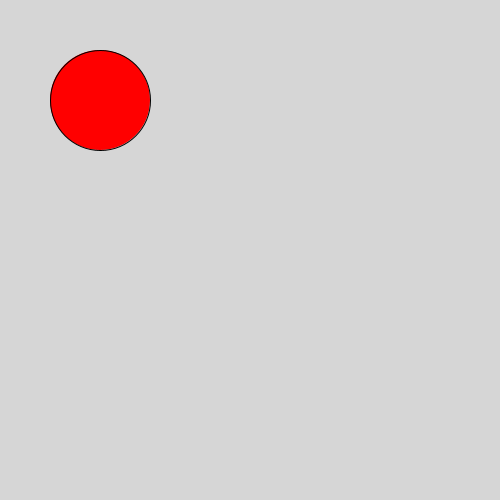
Frame 1 (no input)
Frame 60 (the mouse pressed at the canvas centre just before this capture): identical to frame 1, image omitted
Frame 120 (the mouse held since frame 60 and released just before this capture): identical to frame 1, image omitted

The Processing sketch that drew this single still picture (run headless with seeded random() and noise(); from frame 60 on, the mouse is pressed at the canvas centre):

// Processing sketch: slippery_dot
// ── slippery_dot.pde
/*** When you are done, this program will draw an ellipse 
     that jumps to new location each time you click on it.
***/
 
 // 1. Create three integer variables to represent the x, y, and the size of the ellipse
       int X = 100;
       int Y = 100;
       int size = 100;
    void setup() {
      // 2. Set the size of your sketch
    size(500,500);
    }
    
    void draw() {
    
      // 3. Set the background color of your sketch
      background(#D6D6D6);
      // 4. Draw an ellipse using the variables created at the top of the sketch for the location and size of your ellipse. 
      //    Make sure it fits in the window. Change the variables if it does not.
    fill(#FF0000);
    ellipse(X, Y, size, size);
    }
    
    /******** This method gets called automatically when you press the mouse ************/
    void mousePressed() {
      //5. Create an integer variable called distance
      int distance = getDistanceFromMouse(X,Y);
      //6. The getDistanceFromMouse() method below returns a number.
      //   Set the value of your distance variable to the value returned by the getDistance method
      //   You will need to pass the x and y location of your ellipse to this method.
        
        
      //7.  Use an if statement to check if your distance variable is < the radius of the ellipse
      //    If it is, make a new x AND y for the ellipse, for a new random location on the window
      //    Hint: Use code like this      x = (int) random(width);
       if(distance < size)
      {
      X = (int) random(500);
      Y = (int) random(500);
      }
    }
    
    /********  This method gives you the number of pixels between the mouse and the x,y point ***********/
    int getDistanceFromMouse(int x, int y) {
      return (int)Math.sqrt(Math.pow((mouseX-x),2) + Math.pow((mouseY-y),2));
    }
